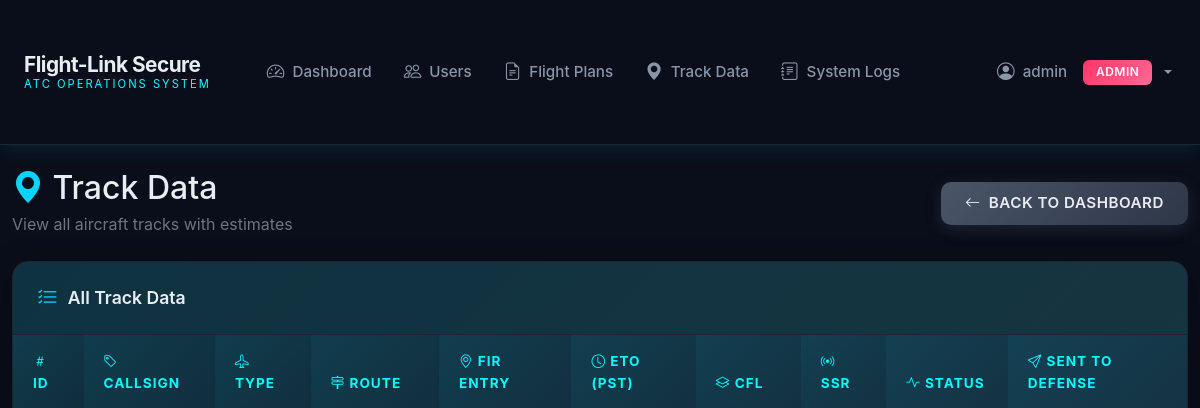
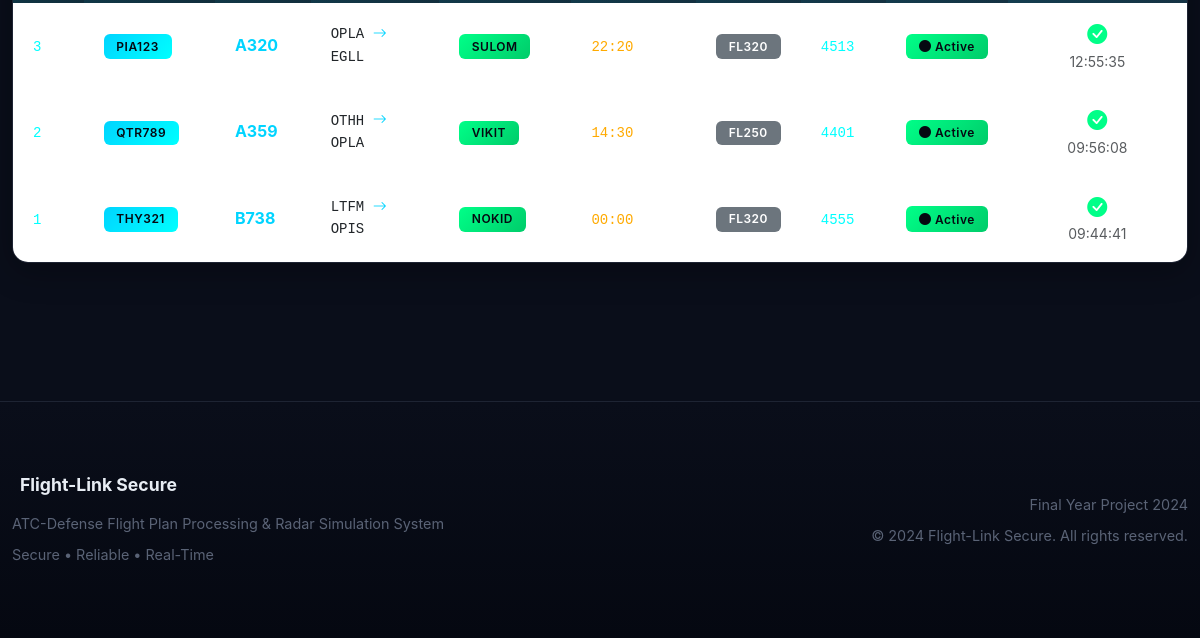
The app's page /admin/track-data (signed in), older data (2 pictures, top to bottom).
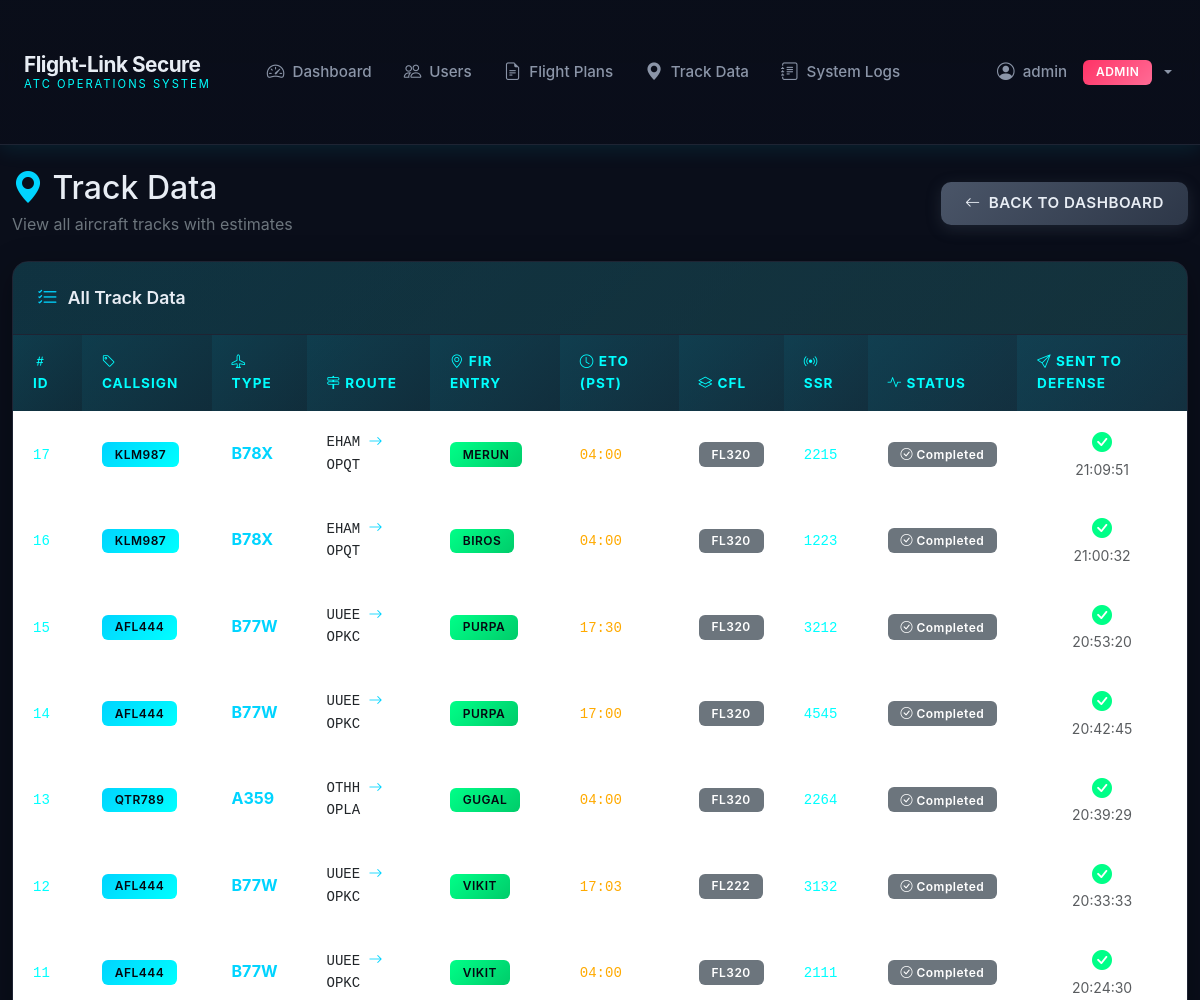
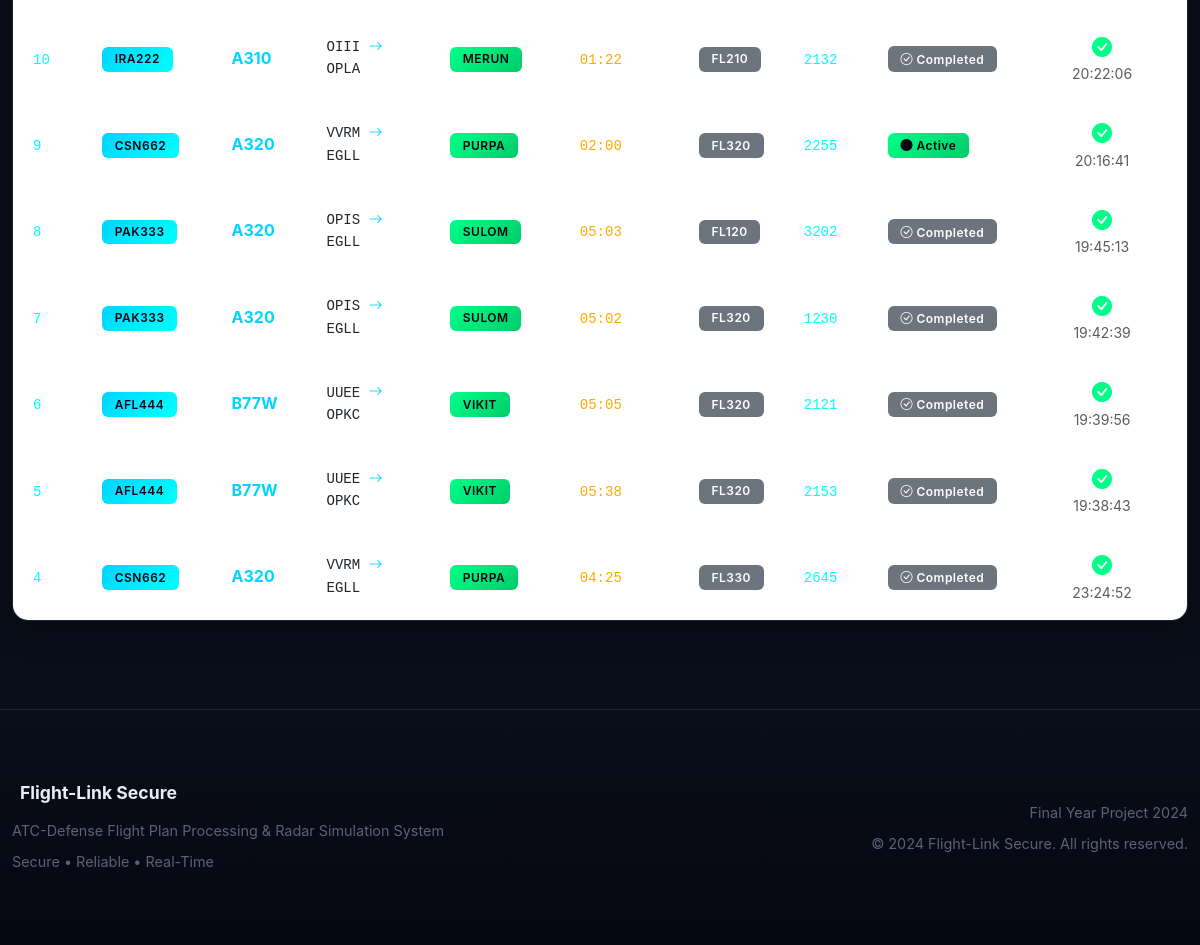
The same page, newer data (2 pictures, top to bottom).
### app/models/__init__.py (models this page shows, shortened)
class TrackData(db.Model):
    __tablename__ = 'track_data'
    id = db.Column(db.Integer, primary_key=True)
    flight_plan_id = db.Column(db.Integer, db.ForeignKey('flight_plans.id'), nullable=False)
    callsign = db.Column(db.String(20), nullable=False, index=True)
    aircraft_type = db.Column(db.String(10), nullable=False)
    departure = db.Column(db.String(4), nullable=False)
    destination = db.Column(db.String(4), nullable=False)
    fir_entry = db.Column(db.String(10), nullable=False)
    speed = db.Column(db.String(10), nullable=False)
    route = db.Column(db.Text, nullable=True)
    eto_utc = db.Column(db.String(4), nullable=False)
    eto_pst = db.Column(db.String(4), nullable=False)
    cfl = db.Column(db.String(3), nullable=False)
    ssr = db.Column(db.String(4), nullable=False)
    status = db.Column(db.String(20), default='active')
    sent_to_defense = db.Column(db.Boolean, default=False)
    sent_at = db.Column(db.DateTime, nullable=True)
    created_by = db.Column(db.Integer, db.ForeignKey('users.id'), nullable=False)
    created_at = db.Column(db.DateTime, default=datetime.utcnow)
    completed_at = db.Column(db.DateTime, nullable=True)
    last_simulated_at = db.Column(db.DateTime, nullable=True)
    current_position = db.Column(db.Text, nullable=True)

### app/routes/admin.py (the view)
@bp.route('/admin/track-data')
@login_required
@admin_required
def admin_track_data():
    tracks = TrackData.query.order_by(TrackData.created_at.desc()).all()
    return render_template('admin/track_data.html', tracks=tracks)

### app/models/__init__.py (called while the page is built)
    @property
    def is_authenticated(self):
        return True

    def is_admin(self):
        return self.role == 'admin'

### templates/admin/track_data.html (shortened to what this page needs)
{% extends "base.html" %}
{% block content %}
<div class="container-fluid py-4">
    <div class="d-flex justify-content-between align-items-center mb-4">
        <div>
            <h2 class="mb-1"><i class="bi bi-geo-alt-fill text-radar-blue"></i> Track Data</h2>
            <p class="text-secondary mb-0">View all aircraft tracks with estimates</p>
        </div>
        <a href="{{ url_for('admin.admin_dashboard') }}" class="btn btn-secondary">
            <i class="bi bi-arrow-left"></i> Back to Dashboard
        </a>
    </div>
    <div class="card">
        <div class="card-header">
            <i class="bi bi-list-check"></i> All Track Data
        </div>
        <div class="card-body p-0">
            <div class="table-responsive">
                <table class="table table-hover mb-0">
                    <thead>
                        <tr>
                            <th><i class="bi bi-hash"></i> ID</th>
                            <th><i class="bi bi-tag"></i> Callsign</th>
                            <th><i class="bi bi-airplane"></i> Type</th>
                            <th><i class="bi bi-signpost-2"></i> Route</th>
                            <th><i class="bi bi-geo-alt"></i> FIR Entry</th>
                            <th><i class="bi bi-clock"></i> ETO (PST)</th>
                            <th><i class="bi bi-layers"></i> CFL</th>
                            <th><i class="bi bi-broadcast"></i> SSR</th>
                            <th><i class="bi bi-activity"></i> Status</th>
                            <th><i class="bi bi-send"></i> Sent to Defense</th>
                        </tr>
                    </thead>
                    <tbody>
                        {% for track in tracks %}
                        <tr>
                            <td><code class="text-radar-cyan">{{ track.id }}</code></td>
                            <td><span class="badge badge-primary">{{ track.callsign }}</span></td>
                            <td><strong class="text-radar-blue">{{ track.aircraft_type }}</strong></td>
                            <td class="font-monospace small">{{ track.departure }} <i class="bi bi-arrow-right text-radar-blue"></i> {{ track.destination }}</td>
                            <td><span class="badge badge-success">{{ track.fir_entry }}</span></td>
                            <td><code class="text-radar-amber">{{ track.eto_pst[:2] }}:{{ track.eto_pst[2:] }}</code></td>
                            <td><span class="badge bg-secondary">FL{{ track.cfl }}</span></td>
                            <td><code class="text-radar-cyan">{{ track.ssr }}</code></td>
                            <td>
                                {% if track.status == 'active' %}
                                    <span class="badge badge-success"><i class="bi bi-circle-fill"></i> Active</span>
                                {% else %}
                                    <span class="badge bg-secondary"><i class="bi bi-check-circle"></i> Completed</span>
                                {% endif %}
                            </td>
                            <td>
                                {% if track.sent_to_defense %}
                                    <div class="d-flex flex-column align-items-center">
                                        <i class="bi bi-check-circle-fill text-radar-green fs-5"></i>
                                        <small class="text-muted">{{ track.sent_at.strftime('%H:%M:%S') if track.sent_at else '' }}</small>
                                    </div>
                                {% else %}
                                    <i class="bi bi-x-circle-fill text-radar-amber fs-5"></i>
                                {% endif %}
                            </td>
                        </tr>
                        {% endfor %}
                    </tbody>
                </table>
            </div>
        </div>
    </div>
</div>
{% endblock %}

Row changes from the older to the newer data that the page shows:
removed TrackData: id "3", callsign "PIA123", aircraft_type "A320", departure "OPLA", destination "EGLL", fir_entry "SULOM", eto_pst "22", eto_pst "20", cfl "320", ssr "4513", status "active" (drawn), sent_at "12:55:35"
removed TrackData: id "2", callsign "QTR789", aircraft_type "A359", departure "OTHH", destination "OPLA", fir_entry "VIKIT", eto_pst "14", eto_pst "30", cfl "250", ssr "4401", status "active" (drawn), sent_at "09:56:08"
removed TrackData: id "1", callsign "THY321", aircraft_type "B738", departure "LTFM", destination "OPIS", fir_entry "NOKID", eto_pst "00", cfl "320", ssr "4555", status "active" (drawn), sent_at "09:44:41"
added TrackData: id "17", callsign "KLM987", aircraft_type "B78X", departure "EHAM", destination "OPQT", fir_entry "MERUN", eto_pst "04", eto_pst "00", cfl "320", ssr "2215", status "completed" (drawn), sent_at "21:09:51"
added TrackData: id "16", callsign "KLM987", aircraft_type "B78X", departure "EHAM", destination "OPQT", fir_entry "BIROS", eto_pst "04", eto_pst "00", cfl "320", ssr "1223", status "completed" (drawn), sent_at "21:00:32"
added TrackData: id "15", callsign "AFL444", aircraft_type "B77W", departure "UUEE", destination "OPKC", fir_entry "PURPA", eto_pst "17", eto_pst "30", cfl "320", ssr "3212", status "completed" (drawn), sent_at "20:53:20"
added TrackData: id "14", callsign "AFL444", aircraft_type "B77W", departure "UUEE", destination "OPKC", fir_entry "PURPA", eto_pst "17", eto_pst "00", cfl "320", ssr "4545", status "completed" (drawn), sent_at "20:42:45"
added TrackData: id "13", callsign "QTR789", aircraft_type "A359", departure "OTHH", destination "OPLA", fir_entry "GUGAL", eto_pst "04", eto_pst "00", cfl "320", ssr "2264", status "completed" (drawn), sent_at "20:39:29"
added TrackData: id "12", callsign "AFL444", aircraft_type "B77W", departure "UUEE", destination "OPKC", fir_entry "VIKIT", eto_pst "17", eto_pst "03", cfl "222", ssr "3132", status "completed" (drawn), sent_at "20:33:33"
added TrackData: id "11", callsign "AFL444", aircraft_type "B77W", departure "UUEE", destination "OPKC", fir_entry "VIKIT", eto_pst "04", eto_pst "00", cfl "320", ssr "2111", status "completed" (drawn), sent_at "20:24:30"
added TrackData: id "10", callsign "IRA222", aircraft_type "A310", departure "OIII", destination "OPLA", fir_entry "MERUN", eto_pst "01", eto_pst "22", cfl "210", ssr "2132", status "completed" (drawn), sent_at "20:22:06"
added TrackData: id "9", callsign "CSN662", aircraft_type "A320", departure "VVRM", destination "EGLL", fir_entry "PURPA", eto_pst "02", eto_pst "00", cfl "320", ssr "2255", status "active" (drawn), sent_at "20:16:41"
added TrackData: id "8", callsign "PAK333", aircraft_type "A320", departure "OPIS", destination "EGLL", fir_entry "SULOM", eto_pst "05", eto_pst "03", cfl "120", ssr "3202", status "completed" (drawn), sent_at "19:45:13"
added TrackData: id "7", callsign "PAK333", aircraft_type "A320", departure "OPIS", destination "EGLL", fir_entry "SULOM", eto_pst "05", eto_pst "02", cfl "320", ssr "1230", status "completed" (drawn), sent_at "19:42:39"
added TrackData: id "6", callsign "AFL444", aircraft_type "B77W", departure "UUEE", destination "OPKC", fir_entry "VIKIT", eto_pst "05", cfl "320", ssr "2121", status "completed" (drawn), sent_at "19:39:56"
added TrackData: id "5", callsign "AFL444", aircraft_type "B77W", departure "UUEE", destination "OPKC", fir_entry "VIKIT", eto_pst "05", eto_pst "38", cfl "320", ssr "2153", status "completed" (drawn), sent_at "19:38:43"
added TrackData: id "4", callsign "CSN662", aircraft_type "A320", departure "VVRM", destination "EGLL", fir_entry "PURPA", eto_pst "04", eto_pst "25", cfl "330", ssr "2645", status "completed" (drawn), sent_at "23:24:52"
